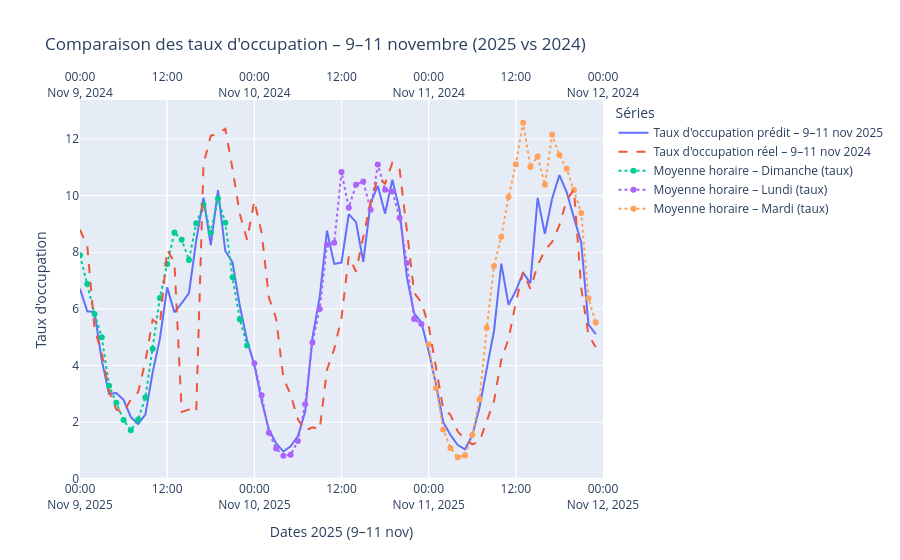

Notebook cell for this chart:
### Code cell
import pandas as pd
import plotly.graph_objects as go

df_pred_enrichi = df_pred_enrichi.copy()
df_final  = df_final.copy()
df_pred_enrichi['datetime'] = pd.to_datetime(df_pred_enrichi['datetime'])
df_final['datetime']        = pd.to_datetime(df_final['datetime'])

deb_2025, fin_2025 = pd.Timestamp('2025-11-09'), pd.Timestamp('2025-11-12')
deb_2024, fin_2024 = pd.Timestamp('2024-11-09'), pd.Timestamp('2024-11-12')

mask_2025 = (df_pred_enrichi['datetime'] >= deb_2025) & (df_pred_enrichi['datetime'] < fin_2025)
mask_2024 = (df_final['datetime']        >= deb_2024) & (df_final['datetime']        < fin_2024)

df_2025 = df_pred_enrichi.loc[mask_2025]
df_2024 = df_final.loc[mask_2024]

y_2025 = yocc_a_pred[df_2025.index]                
y_2024 = df_2024["Taux d'occupation"]          

fig = go.Figure()

fig.add_trace(go.Scatter(
    x=df_2025['datetime'],
    y=y_2025,
    mode='lines',
    name="Taux d'occupation prédit – 9–11 nov 2025",
    xaxis='x1'
))

fig.add_trace(go.Scatter(
    x=df_2024['datetime'],
    y=y_2024,
    mode='lines',
    name="Taux d'occupation réel – 9–11 nov 2024",
    line=dict(dash='dash'),
    xaxis='x2'
))

fig.update_layout(
    title="Comparaison des taux d'occupation – 9–11 novembre (2025 vs 2024)",
    yaxis=dict(title="Taux d'occupation"),

    xaxis=dict(
        title='Dates 2025 (9–11 nov)',
        range=[deb_2025, fin_2025],
        domain=[0, 1],
        anchor='y',
        rangeslider=dict(visible=False)
    ),

    xaxis2=dict(
        range=[deb_2024, fin_2024],
        overlaying='x',
        side='top',
        rangeslider=dict(visible=False)
    ),

    legend_title='Séries'
)

ref_frames = []

tmp_hist = df_final[['datetime', "Taux d'occupation"]].copy()
tmp_hist.rename(columns={"Taux d'occupation": 'value'}, inplace=True)
ref_frames.append(tmp_hist)

tmp_pred = df_pred_enrichi[['datetime']].copy()
tmp_pred['value'] = pd.Series(yocc_a_pred, index=df_pred_enrichi.index).values
ref_frames.append(tmp_pred)

ref_df = pd.concat(ref_frames, ignore_index=True)
ref_df['datetime'] = pd.to_datetime(ref_df['datetime'])
ref_df['weekday']  = ref_df['datetime'].dt.weekday    
ref_df['hour']     = ref_df['datetime'].dt.hour

hourly_means = (
    ref_df
    .groupby(['weekday','hour'])['value']
    .mean()
    .unstack('hour')            
)

def tracer_profil_sur_date(fig, date_cible, weekday_for_profile, name, xaxis):
    """
    Projette le profil moyen 'weekday_for_profile' (0..23h) sur la journée 'date_cible'
    et l'ajoute sur l'axe X spécifié (x1 ou x2).
    """
    heures = range(24)
    x_vals = [pd.Timestamp(date_cible).replace(hour=h, minute=0, second=0, microsecond=0) for h in heures]
    y_vals = hourly_means.loc[weekday_for_profile, list(heures)].values

    fig.add_trace(go.Scatter(
        x=x_vals,
        y=y_vals,
        mode='lines+markers',
        name=name,
        xaxis=xaxis,
        line=dict(dash='dot'),
        hovertemplate="%{x|%d/%m %Hh} – Moy. taux: %{y:.2f}<extra></extra>"
    ))


tracer_profil_sur_date(fig, pd.Timestamp("2025-11-09"), 6, "Moyenne horaire – Dimanche (taux)", xaxis='x1')  
tracer_profil_sur_date(fig, pd.Timestamp("2025-11-10"), 0, "Moyenne horaire – Lundi (taux)",   xaxis='x1')  
tracer_profil_sur_date(fig, pd.Timestamp("2025-11-11"), 1, "Moyenne horaire – Mardi (taux)",   xaxis='x1')  

fig.show()
